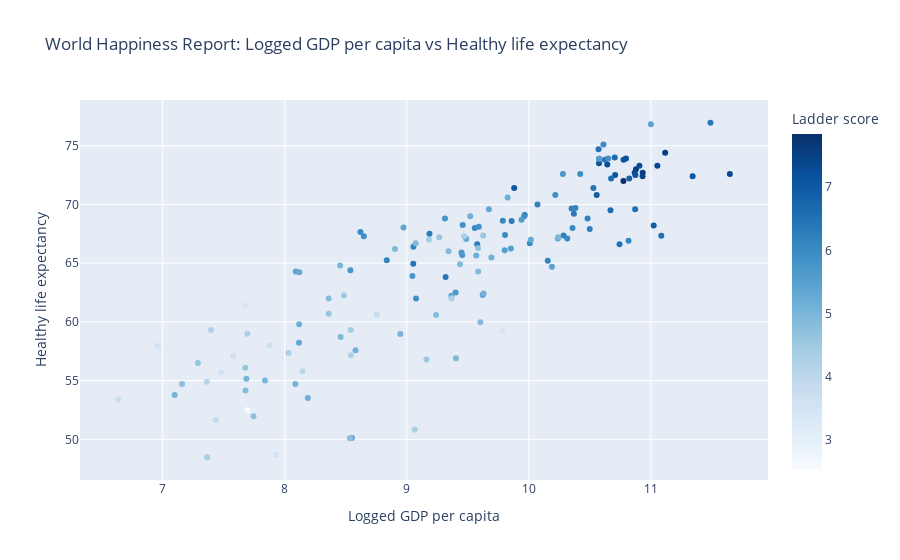

The code cell stored with this chart in its notebook:
### Code cell
# Static Scatterplot

whr_df = pd.read_csv('world-happiness-report-2021.csv')

x_indicator = 'Logged GDP per capita'
y_indicator = 'Healthy life expectancy'
color_indicator = 'Ladder score'

fig = px.scatter(
    whr_df,
    x=x_indicator,
    y=y_indicator,
    color=color_indicator,
    hover_name='Country name',
    title=f"World Happiness Report: {x_indicator} vs {y_indicator}",
    labels={
        x_indicator: 'Logged GDP per capita',
        y_indicator: 'Healthy life expectancy',
        color_indicator: 'Ladder score'
    },
    color_continuous_scale='blues'
)

fig.update_layout(
    xaxis_title=x_indicator,
    yaxis_title=y_indicator,
    coloraxis_colorbar=dict(title=color_indicator),
    hoverlabel=dict(bgcolor="white", font_size=12),
    showlegend=True
)

fig.show()

### Figure 1 — Plotly figure (JSON) as saved in the notebook; plotly's stock layout.template omitted (floating-point values rounded to 4 significant figures; data arrays with more than 128 entries replaced by an {"elided": "..."} marker saying what was removed)
{"data": [{"hovertemplate": "<b>%{hovertext}</b><br><br>Logged GDP per capita=%{x}<br>Healthy life expectancy=%{y}<br>Ladder score=%{marker.color}<extra></extra>", "hovertext": {"elided": "149 str values"}, "legendgroup": "", "marker": {"color": {"elided": "149 float values"}, "coloraxis": "coloraxis", "symbol": "circle"}, "mode": "markers", "name": "", "orientation": "v", "showlegend": false, "type": "scatter", "x": {"elided": "149 float values"}, "xaxis": "x", "y": {"elided": "149 float values"}, "yaxis": "y"}], "layout": {"coloraxis": {"colorbar": {"title": {"text": "Ladder score"}}, "colorscale": [[0, "rgb(247,251,255)"], [0.125, "rgb(222,235,247)"], [0.25, "rgb(198,219,239)"], [0.375, "rgb(158,202,225)"], [0.5, "rgb(107,174,214)"], [0.625, "rgb(66,146,198)"], [0.75, "rgb(33,113,181)"], [0.875, "rgb(8,81,156)"], [1, "rgb(8,48,107)"]]}, "hoverlabel": {"bgcolor": "white", "font": {"size": 12}}, "legend": {"tracegroupgap": 0}, "showlegend": true, "title": {"text": "World Happiness Report: Logged GDP per capita vs Healthy life expectancy"}, "xaxis": {"anchor": "y", "domain": [0, 1], "title": {"text": "Logged GDP per capita"}}, "yaxis": {"anchor": "x", "domain": [0, 1], "title": {"text": "Healthy life expectancy"}}}}
